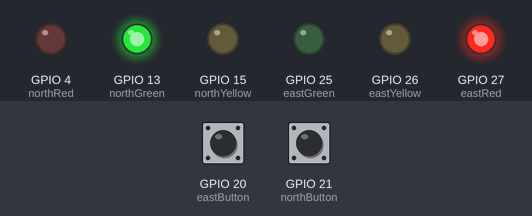
The sketch below on a simulated ESP32. Shown: output pins drawn as LEDs (lit = HIGH). The inputs (shaded band) are chosen by the test bench; at power-on: GPIO 20 (eastButton) LOW, GPIO 21 (northButton) LOW.

Above: at 6.8 s.
6.9 s: GPIO 20 (eastButton) pulled HIGH for 3 s
At 12.5 s:
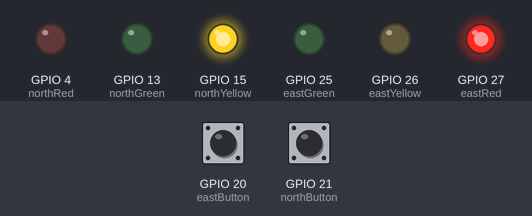
At 14.2 s:
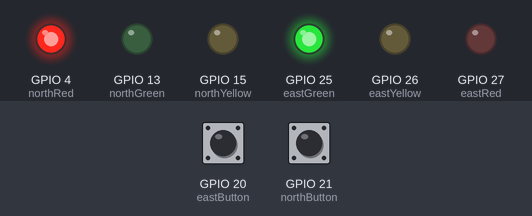
14.5 s: GPIO 21 (northButton) pulled HIGH for 3 s
At 19.8 s:
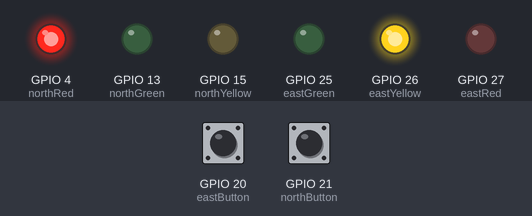
Timing chart, 0 to 21.5 s (numbered marks = the images above; inputs shaded):
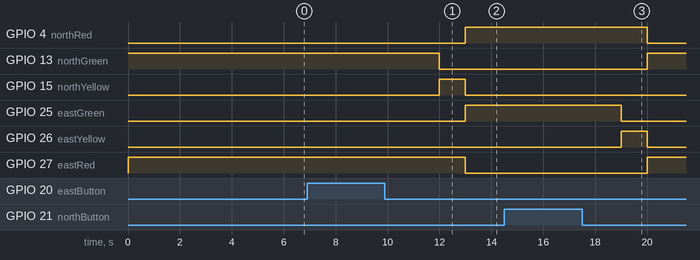

The sketch:

traffic_light_phase1_v2.ino
```cpp
#include <Arduino.h>

struct State {
  unsigned long int ledOutput;
  unsigned long time;
  byte nextState[4];
};

typedef const struct State STyp;

// Pin definitions
const int northGreen = 13;
const int northYellow = 15;
const int northRed = 4;
const int eastRed = 27;
const int eastYellow = 26;
const int eastGreen = 25;
const int northButton = 21;
const int eastButton = 20;

// State indices
#define NORTH_GREEN 0
#define NORTH_YELLOW 1
#define EAST_GREEN 2
#define EAST_YELLOW 3

// Input: 00 = none, 01 = East, 10 = North, 11 = both
// LEDs: bit 0 = NG, bit 1 = NY, bit 2 = NR
//       bit 3 = EG, bit 4 = EY, bit 5 = ER

STyp FSM[4] = {
  // North Green
  {0b100001,3000,
   {NORTH_GREEN,NORTH_YELLOW,NORTH_GREEN,NORTH_YELLOW}},

  // North Yellow
  {0b100010,1000,
   {EAST_GREEN,EAST_GREEN,EAST_GREEN,EAST_GREEN}},

  // East Green
  {0b001100,3000,
   {EAST_GREEN,EAST_GREEN,EAST_YELLOW,EAST_YELLOW}},

  // East Yellow
  {0b010100,1000,
   {NORTH_GREEN,NORTH_GREEN,NORTH_GREEN,NORTH_GREEN}}
};

byte currentState = NORTH_GREEN;

void setLights(unsigned long pattern) {
  digitalWrite(northGreen,(pattern & 0x01) ? HIGH : LOW);
  digitalWrite(northYellow,(pattern & 0x02) ? HIGH : LOW);
  digitalWrite(northRed,(pattern & 0x04) ? HIGH : LOW);
  digitalWrite(eastGreen,(pattern & 0x08) ? HIGH : LOW);
  digitalWrite(eastYellow,(pattern & 0x10) ? HIGH : LOW);
  digitalWrite(eastRed,(pattern & 0x20) ? HIGH : LOW);
}

void setup() {
  pinMode(northGreen,OUTPUT);
  pinMode(northYellow,OUTPUT);
  pinMode(northRed,OUTPUT);
  pinMode(eastRed,OUTPUT);
  pinMode(eastYellow,OUTPUT);
  pinMode(eastGreen,OUTPUT);
  pinMode(northButton,INPUT);
  pinMode(eastButton,INPUT);

  setLights(FSM[currentState].ledOutput);
}

void loop() {
  byte northPressed = digitalRead(northButton);
  byte eastPressed = digitalRead(eastButton);
  byte inputIndex = (northPressed << 1) | eastPressed;

  delay(FSM[currentState].time);

  currentState = FSM[currentState].nextState[inputIndex];

  setLights(FSM[currentState].ledOutput);
}
```

Measured:
- after the input at 6.9 s, GPIO 4 (northRed), GPIO 25 (eastGreen): LOW → HIGH after 6.1 s; GPIO 13 (northGreen): HIGH → LOW after 5.1 s; GPIO 15 (northYellow): LOW → HIGH after 5.1 s, → LOW 1.0 s later; GPIO 27 (eastRed): HIGH → LOW after 6.1 s
- after the input at 14.5 s, GPIO 4 (northRed): HIGH → LOW after 5.5 s; GPIO 13 (northGreen), GPIO 27 (eastRed): LOW → HIGH after 5.5 s; GPIO 25 (eastGreen): HIGH → LOW after 4.5 s; GPIO 26 (eastYellow): LOW → HIGH after 4.5 s, → LOW 1.0 s later
